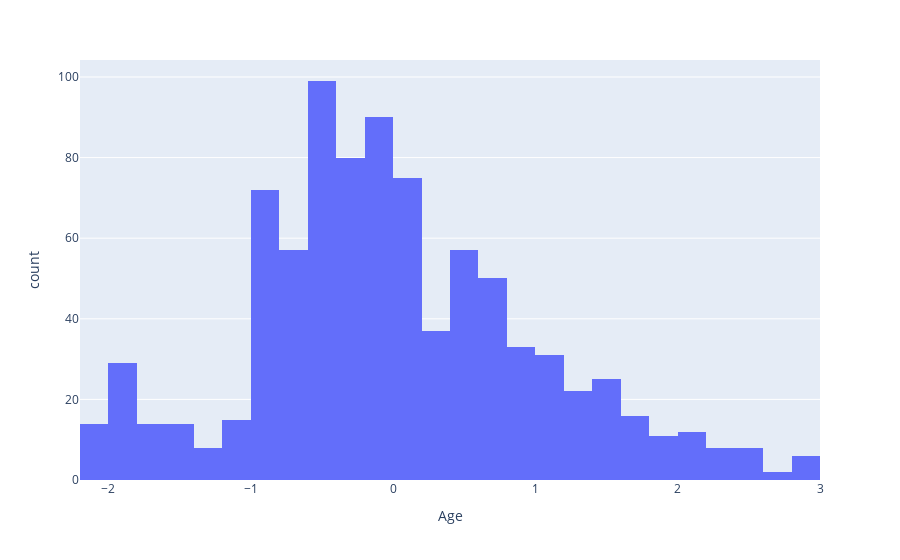

This figure's notebook cell:
### Code cell
fig = px.histogram(data, x="Age")
fig.show()

### Figure 1 — Plotly figure (JSON) as saved in the notebook; plotly's stock layout.template omitted (floating-point values rounded to 4 significant figures; data arrays with more than 128 entries replaced by an {"elided": "..."} marker saying what was removed)
{"data": [{"alignmentgroup": "True", "bingroup": "x", "hovertemplate": "Age=%{x}<br>count=%{y}<extra></extra>", "legendgroup": "", "marker": {"color": "#636efa", "pattern": {"shape": ""}}, "name": "", "offsetgroup": "", "orientation": "v", "showlegend": false, "type": "histogram", "x": {"elided": "885 float values"}, "xaxis": "x", "yaxis": "y"}], "layout": {"barmode": "relative", "legend": {"tracegroupgap": 0}, "margin": {"t": 60}, "xaxis": {"anchor": "y", "domain": [0, 1], "title": {"text": "Age"}}, "yaxis": {"anchor": "x", "domain": [0, 1], "title": {"text": "count"}}}}
